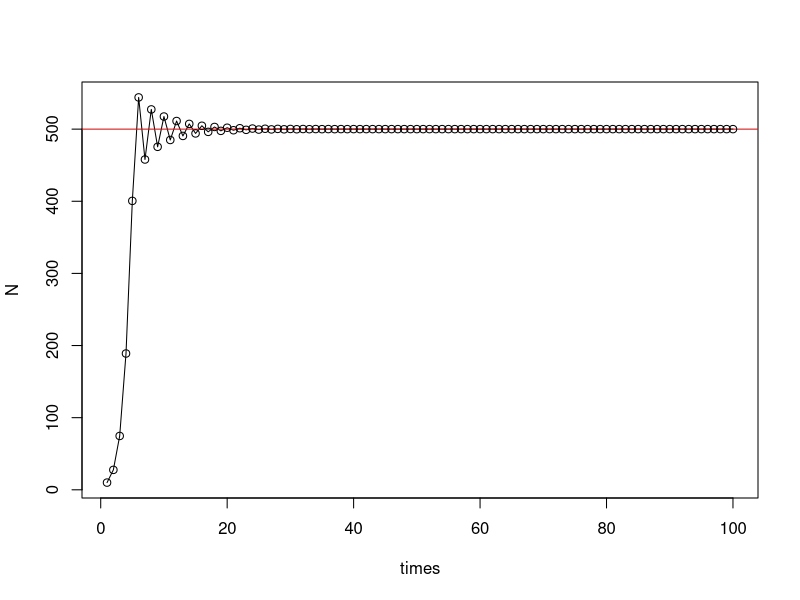

Recreate this plot in R.
## ---- chunk 1
knitr::include_app("https://genchanghsu0115.shinyapps.io/Logistic_mod_shinyapp/", height = "500px")
## ---- chunk 2
### (1) Define the discrete logistic growth equation
log_fun <- function(r, N, K){N + r*N*(1-N/K)}
## ---- chunk 3
### (2) Set the parameters
r <- 1.8
K <- 500
N0 <- 10
time <- 100

### (3) Use for loop to iterate over the time sequence
pop_size <- data.frame(times = 1:time)
pop_size$N[1] <- N0
head(pop_size)

for(i in 2:time){
  pop_size$N[i] <- log_fun(r = r, N = pop_size$N[i - 1], K = K)
}

head(pop_size)

### (4) Population trajectory
plot(N ~ times, data = pop_size, type = "l")
abline(h = K, col = "red")
points(N ~ times, data = pop_size)
## ---- chunk 4
knitr::include_app("https://genchanghsu0115.shinyapps.io/Discrete_logistic_mod_shinyapp/", height = "750px")
